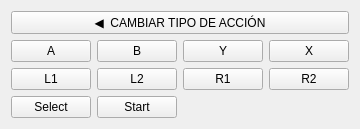
                <widget class="QWidget" name="page_mando">
                 <layout class="QVBoxLayout" name="verticalLayout_mando" stretch="1,4">
                  <item>
                   <widget class="QPushButton" name="btn_volver_cat1">
                    <property name="sizePolicy">
                     <sizepolicy hsizetype="Expanding" vsizetype="Minimum">
                      <horstretch>0</horstretch>
                      <verstretch>0</verstretch>
                     </sizepolicy>
                    </property>
                    <property name="text">
                     <string>◀  CAMBIAR TIPO DE ACCIÓN</string>
                    </property>
                    <property name="type" stdset="0">
                     <string>secondary</string>
                    </property>
                   </widget>
                  </item>
                  <item>
                   <layout class="QGridLayout" name="gridLayout_mando">
                    <item row="0" column="2">
                     <widget class="QPushButton" name="Y_button">
                      <property name="sizePolicy">
                       <sizepolicy hsizetype="Expanding" vsizetype="Expanding">
                        <horstretch>0</horstretch>
                        <verstretch>0</verstretch>
                       </sizepolicy>
                      </property>
                      <property name="text">
                       <string>Y</string>
                      </property>
                      <property name="checkable">
                       <bool>true</bool>
                      </property>
                      <property name="autoExclusive">
                       <bool>true</bool>
                      </property>
                      <property name="gamepadInput" stdset="0">
                       <string>XUSB_GAMEPAD_Y</string>
                      </property>
                      <attribute name="buttonGroup">
                       <string notr="true">controlButtons</string>
                      </attribute>
                     </widget>
                    </item>
                    <item row="0" column="3">
                     <widget class="QPushButton" name="X_button">
                      <property name="sizePolicy">
                       <sizepolicy hsizetype="Expanding" vsizetype="Expanding">
                        <horstretch>0</horstretch>
                        <verstretch>0</verstretch>
                       </sizepolicy>
                      </property>
                      <property name="text">
                       <string>X</string>
                      </property>
                      <property name="checkable">
                       <bool>true</bool>
                      </property>
                      <property name="autoExclusive">
                       <bool>true</bool>
                      </property>
                      <property name="gamepadInput" stdset="0">
                       <string>XUSB_GAMEPAD_X</string>
                      </property>
                      <attribute name="buttonGroup">
                       <string notr="true">controlButtons</string>
                      </attribute>
                     </widget>
                    </item>
                    <item row="2" column="0">
                     <widget class="QPushButton" name="Select_button">
                      <property name="sizePolicy">
                       <sizepolicy hsizetype="Expanding" vsizetype="Expanding">
                        <horstretch>0</horstretch>
                        <verstretch>0</verstretch>
                       </sizepolicy>
                      </property>
                      <property name="text">
                       <string>Select</string>
                      </property>
                      <property name="checkable">
                       <bool>true</bool>
                      </property>
                      <property name="autoExclusive">
                       <bool>true</bool>
                      </property>
                      <property name="gamepadInput" stdset="0">
                       <string>XUSB_GAMEPAD_BACK</string>
                      </property>
                      <attribute name="buttonGroup">
                       <string notr="true">controlButtons</string>
                      </attribute>
                     </widget>
                    </item>
                    <item row="0" column="0">
                     <widget class="QPushButton" name="A_button">
                      <property name="sizePolicy">
                       <sizepolicy hsizetype="Expanding" vsizetype="Expanding">
                        <horstretch>0</horstretch>
                        <verstretch>0</verstretch>
                       </sizepolicy>
                      </property>
                      <property name="text">
                       <string>A</string>
                      </property>
                      <property name="checkable">
                       <bool>true</bool>
                      </property>
                      <property name="autoExclusive">
                       <bool>true</bool>
                      </property>
                      <property name="gamepadInput" stdset="0">
                       <string>XUSB_GAMEPAD_A</string>
                      </property>
                      <attribute name="buttonGroup">
                       <string notr="true">controlButtons</string>
                      </attribute>
                     </widget>
                    </item>
                    <item row="0" column="1">
                     <widget class="QPushButton" name="B_button">
                      <property name="sizePolicy">
                       <sizepolicy hsizetype="Expanding" vsizetype="Expanding">
                        <horstretch>0</horstretch>
                        <verstretch>0</verstretch>
                       </sizepolicy>
                      </property>
                      <property name="text">
                       <string>B</string>
                      </property>
                      <property name="checkable">
                       <bool>true</bool>
                      </property>
                      <property name="autoExclusive">
                       <bool>true</bool>
                      </property>
                      <property name="gamepadInput" stdset="0">
                       <string>XUSB_GAMEPAD_B</string>
                      </property>
                      <attribute name="buttonGroup">
                       <string notr="true">controlButtons</string>
                      </attribute>
                     </widget>
                    </item>
                    <item row="2" column="1">
                     <widget class="QPushButton" name="Start_button">
                      <property name="sizePolicy">
                       <sizepolicy hsizetype="Expanding" vsizetype="Expanding">
                        <horstretch>0</horstretch>
                        <verstretch>0</verstretch>
                       </sizepolicy>
                      </property>
                      <property name="text">
                       <string>Start</string>
                      </property>
                      <property name="checkable">
                       <bool>true</bool>
                      </property>
                      <property name="autoExclusive">
                       <bool>true</bool>
                      </property>
                      <property name="gamepadInput" stdset="0">
                       <string>XUSB_GAMEPAD_START</string>
                      </property>
                      <attribute name="buttonGroup">
                       <string notr="true">controlButtons</string>
                      </attribute>
                     </widget>
                    </item>
                    <item row="1" column="1">
                     <widget class="QPushButton" name="L2_button">
                      <property name="sizePolicy">
                       <sizepolicy hsizetype="Expanding" vsizetype="Expanding">
                        <horstretch>0</horstretch>
                        <verstretch>0</verstretch>
                       </sizepolicy>
                      </property>
                      <property name="text">
                       <string>L2</string>
                      </property>
                      <property name="checkable">
                       <bool>true</bool>
                      </property>
                      <property name="autoExclusive">
                       <bool>true</bool>
                      </property>
                      <property name="gamepadInput" stdset="0">
                       <string>XUSB_GAMEPAD_L2</string>
                      </property>
                      <attribute name="buttonGroup">
                       <string notr="true">controlButtons</string>
                      </attribute>
                     </widget>
                    </item>
                    <item row="1" column="2">
                     <widget class="QPushButton" name="R1_button">
                      <property name="sizePolicy">
                       <sizepolicy hsizetype="Expanding" vsizetype="Expanding">
                        <horstretch>0</horstretch>
                        <verstretch>0</verstretch>
                       </sizepolicy>
                      </property>
                      <property name="text">
                       <string>R1</string>
                      </property>
                      <property name="checkable">
                       <bool>true</bool>
                      </property>
                      <property name="autoExclusive">
                       <bool>true</bool>
                      </property>
                      <property name="gamepadInput" stdset="0">
                       <string>XUSB_GAMEPAD_R1</string>
                      </property>
                      <attribute name="buttonGroup">
                       <string notr="true">controlButtons</string>
                      </attribute>
                     </widget>
                    </item>
                    <item row="1" column="3">
                     <widget class="QPushButton" name="R2_button">
                      <property name="sizePolicy">
                       <sizepolicy hsizetype="Expanding" vsizetype="Expanding">
                        <horstretch>0</horstretch>
                        <verstretch>0</verstretch>
                       </sizepolicy>
                      </property>
                      <property name="text">
                       <string>R2</string>
                      </property>
                      <property name="checkable">
                       <bool>true</bool>
                      </property>
                      <property name="autoExclusive">
                       <bool>true</bool>
                      </property>
                      <property name="gamepadInput" stdset="0">
                       <string>XUSB_GAMEPAD_R2</string>
                      </property>
                      <attribute name="buttonGroup">
                       <string notr="true">controlButtons</string>
                      </attribute>
                     </widget>
                    </item>
                    <item row="1" column="0">
                     <widget class="QPushButton" name="L1_button">
                      <property name="sizePolicy">
                       <sizepolicy hsizetype="Expanding" vsizetype="Expanding">
                        <horstretch>0</horstretch>
                        <verstretch>0</verstretch>
                       </sizepolicy>
                      </property>
                      <property name="text">
                       <string>L1</string>
                      </property>
                      <property name="checkable">
                       <bool>true</bool>
                      </property>
                      <property name="autoExclusive">
                       <bool>true</bool>
                      </property>
                      <property name="gamepadInput" stdset="0">
                       <string>XUSB_GAMEPAD_L1</string>
                      </property>
                      <attribute name="buttonGroup">
                       <string notr="true">controlButtons</string>
                      </attribute>
                     </widget>
                    </item>
                   </layout>
                  </item>
                 </layout>
                </widget>
